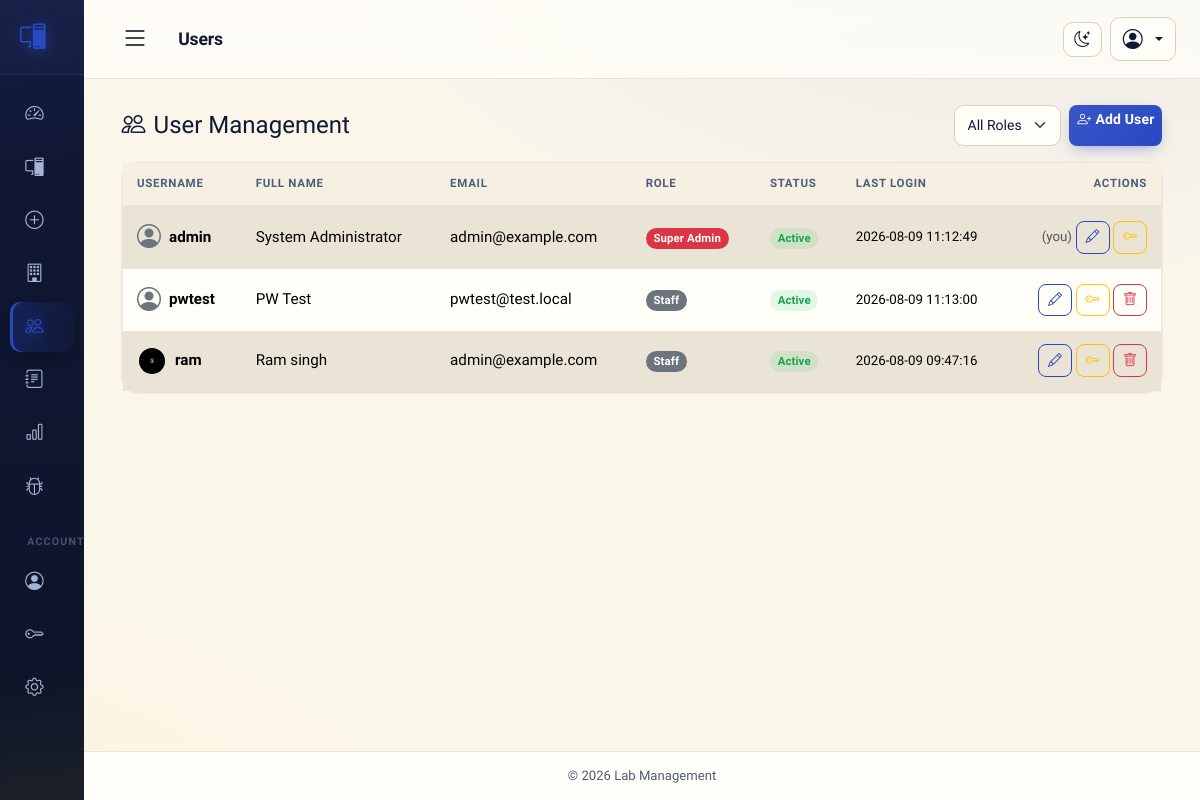
Screenshot of /users/index.php (signed in) with the database file from the repository.
### tables this page shows
CREATE TABLE `users` (
  `id` int(10) unsigned NOT NULL AUTO_INCREMENT,
  `username` varchar(50) NOT NULL,
  `full_name` varchar(100) NOT NULL,
  `email` varchar(100) DEFAULT NULL,
  `password_hash` varchar(255) NOT NULL,
  `role` enum('super_admin','admin','staff') NOT NULL DEFAULT 'staff',
  `status` enum('active','inactive') NOT NULL DEFAULT 'active',
  `profile_photo` varchar(255) DEFAULT NULL,
  `theme` enum('light','dark') NOT NULL DEFAULT 'light' COMMENT 'Interface theme (light or dark)',
  `last_login` datetime DEFAULT NULL,
  `created_at` timestamp NOT NULL DEFAULT current_timestamp(),
  `updated_at` timestamp NOT NULL DEFAULT current_timestamp() ON UPDATE current_timestamp(),
  PRIMARY KEY (`id`),
  UNIQUE KEY `uq_users_username` (`username`),
  KEY `idx_users_role` (`role`),
  KEY `idx_users_status` (`status`)
);

### includes/functions.php (called while the page is built, shortened)
<?php
function e($value)
{
    return htmlspecialchars((string)$value, ENT_QUOTES, 'UTF-8');
}
function app_base_path()
{
    static $base = null;
    if ($base === null) {
        if (defined('BASE_URL') && BASE_URL !== '') {
            $base = rtrim(BASE_URL, '/');
        } else {
            $dir = dirname($_SERVER['SCRIPT_NAME'] ?? '/index.php');
            $dir = str_replace('\\', '/', $dir);
            $knownModules = ['computers', 'users', 'labs', 'reports', 'settings', 'issues',
                             'config', 'includes', 'assets', 'uploads', 'database'];
            if (in_array(basename($dir), $knownModules, true)) {
                $dir = dirname($dir);
            }
            $base = ($dir === '/' || $dir === '.' || $dir === '') ? '' : rtrim($dir, '/');
        }
    }
    return $base;
}
function base_url($path = '')
{
    return app_base_path() . '/' . ltrim($path, '/');
}
function asset_url($path)
{
    return base_url('assets/' . ltrim($path, '/'));
}
function can_manage_role($role)
{
    $user = current_user();
    if ($user['role'] === 'super_admin') {
        return true;
    }
    return $role === 'staff';
}
function uploads_url($path)
{
    return base_url('uploads/' . ltrim($path, '/'));
}
function profile_photo_url($filename)
{
    if (!$filename) {
        return '';
    }
    return uploads_url('profiles/' . rawurlencode($filename));
}
function get_setting($key, $default = '')
{
    static $cache = null;
    if ($cache === null) {
        $cache = [];
        try {
            $stmt = db()->query("SELECT setting_key, setting_value FROM settings");
            while ($row = $stmt->fetch()) {
                $cache[$row['setting_key']] = $row['setting_value'];
            }
        } catch (Exception $ex) {
        }
    }
    return (isset($cache[$key]) && $cache[$key] !== '') ? $cache[$key] : $default;
}
function user_roles()
{
    return [
        'super_admin' => 'Super Admin',
        'admin'       => 'Admin',
        'staff'       => 'Staff',
    ];
}
function role_label($role)
{
    $roles = user_roles();
    return $roles[$role] ?? ucfirst($role);
}

### includes/db.php (called while the page is built, shortened)
<?php
function db()
{
    static $pdo = null;
    if ($pdo === null) {
        $dsn = 'mysql:host=' . DB_HOST . ';dbname=' . DB_NAME . ';charset=' . DB_CHARSET;
        $options = [
            PDO::ATTR_ERRMODE            => PDO::ERRMODE_EXCEPTION,
            PDO::ATTR_DEFAULT_FETCH_MODE => PDO::FETCH_ASSOC,
            PDO::ATTR_EMULATE_PREPARES   => false,
        ];
        try {
            $pdo = new PDO($dsn, DB_USER, DB_PASS, $options);
        } catch (PDOException $e) {
            error_log('Database connection failed: ' . $e->getMessage());
            http_response_code(500);
            exit('Database connection failed. Please check your config/config.php database credentials and try again.');
        }
    }
    return $pdo;
}

### includes/auth.php (called while the page is built, shortened)
<?php
require_once __DIR__ . '/db.php';
require_once __DIR__ . '/functions.php';
function current_user()
{
    return $_SESSION['user'] ?? null;
}
function has_role($roles)
{
    $user = current_user();
    $roles = (array)$roles;
    return in_array($user['role'], $roles, true);
}
function can($permission)
{
    static $map = null;
    if ($map === null) {
        $map = [
            'manage_users'     => ['super_admin', 'admin'],
            'delete_users'     => ['super_admin'],
            'reset_passwords'  => ['super_admin', 'admin'],
            'manage_labs'      => ['super_admin', 'admin'],
            'delete_labs'      => ['super_admin', 'admin'],
            'add_computer'     => ['super_admin', 'admin'],
            'edit_computer'    => ['super_admin', 'admin'],
            'update_status'    => ['super_admin', 'admin'],
            'delete_computer'  => ['super_admin', 'admin'],
            'view_computer'    => ['super_admin', 'admin', 'staff'],
            'view_reports'     => ['super_admin', 'admin'],
            'export_reports'   => ['super_admin', 'admin'],
            'report_issue'     => ['super_admin', 'admin', 'staff'],
            'view_issues'      => ['super_admin', 'admin', 'staff'],
            'manage_issues'    => ['super_admin', 'admin'],
            'view_logs'        => ['super_admin'],
            'manage_settings'  => ['super_admin'],
            'backup_restore'   => ['super_admin'],
        ];
    }
    $roles = $map[$permission] ?? [];
    return has_role($roles);
}

### users/index.php (the view, shortened to what this page needs)
<?php
$page_title = 'Users';
require_once __DIR__ . '/../includes/auth.php';
$sql = "SELECT * FROM users";
$params = [];
$sql .= " ORDER BY role ASC, username ASC";
$stmt = db()->prepare($sql);
$stmt->execute($params);
$users = $stmt->fetchAll();
$canDelete = can('delete_users');
require_once __DIR__ . '/../includes/header.php';
?>
<div class="d-flex justify-content-between align-items-center mb-3 flex-wrap gap-2">
    <h4 class="mb-0"><i class="bi bi-people me-2"></i>User Management</h4>
    <div class="d-flex gap-2">
        <form method="get" class="d-flex gap-2">
            <select name="role" class="form-select form-select-sm" onchange="this.form.submit()">
                <option value="">All Roles</option>
            </select>
        </form>
        <a href="<?php echo base_url('users/add.php'); ?>" class="btn btn-sm btn-primary"><i class="bi bi-person-plus me-1"></i>Add User</a>
    </div>
</div>
<div class="card">
    <div class="table-responsive">
        <table class="table table-hover table-striped align-middle mb-0">
            <thead>
                <tr>
                    <th>Username</th>
                    <th>Full Name</th>
                    <th>Email</th>
                    <th>Role</th>
                    <th>Status</th>
                    <th>Last Login</th>
                    <th class="text-end">Actions</th>
                </tr>
            </thead>
            <tbody>
                <?php foreach ($users as $user): ?>
                <tr>
                    <td>
                        <div class="d-flex align-items-center gap-2">
                            <?php $photoUrl = profile_photo_url($user['profile_photo'] ?? null); ?>
                            <?php if ($photoUrl): ?>
                                <img src="<?php echo e($photoUrl); ?>" alt="Profile photo" class="avatar-sm rounded-circle object-fit-cover flex-shrink-0">
                            <?php else: ?>
                                <i class="bi bi-person-circle fs-4 text-secondary flex-shrink-0"></i>
                            <?php endif; ?>
                            <span class="fw-semibold"><?php echo e($user['username']); ?></span>
                        </div>
                    </td>
                    <td><?php echo e($user['full_name']); ?></td>
                    <td><?php echo e($user['email'] ?: '—'); ?></td>
                    <td>
                        <span class="badge text-bg-<?php echo $user['role'] === 'super_admin' ? 'danger' : ($user['role'] === 'admin' ? 'primary' : 'secondary'); ?>">
                            <?php echo e(role_label($user['role'])); ?>
                        </span>
                    </td>
                    <td>
                        <span class="badge bg-<?php echo $user['status'] === 'active' ? 'success' : 'secondary'; ?>">
                            <?php echo e(ucfirst($user['status'])); ?>
                        </span>
                    </td>
                    <td class="small"><?php echo $user['last_login'] ? e($user['last_login']) : '<span class="text-muted">Never</span>'; ?></td>
                    <td class="text-end text-nowrap">
                        <?php if ($user['id'] === (int)current_user()['id']): ?>
                            <span class="text-muted small">(you)</span>
                        <?php endif; ?>
                        <?php if (can_manage_role($user['role'])): ?>
                            <a href="<?php echo base_url('users/edit.php?id=' . (int)$user['id']); ?>" class="btn btn-sm btn-outline-primary" title="Edit"><i class="bi bi-pencil"></i></a>
                            <a href="<?php echo base_url('users/reset_password.php?id=' . (int)$user['id']); ?>" class="btn btn-sm btn-outline-warning" title="Reset password"><i class="bi bi-key"></i></a>
                        <?php endif; ?>
                        <?php if ($canDelete && $user['id'] !== (int)current_user()['id']): ?>
                            <form method="post" action="<?php echo base_url('users/delete.php'); ?>" class="d-inline" data-confirm="Delete user <?php echo e($user['username']); ?>? This cannot be undone.">
                                <button class="btn btn-sm btn-outline-danger" type="submit" title="Delete"><i class="bi bi-trash"></i></button>
                            </form>
                        <?php endif; ?>
                    </td>
                </tr>
                <?php endforeach; ?>
            </tbody>
        </table>
    </div>
</div>
<?php require_once __DIR__ . '/../includes/footer.php'; ?>

### includes/header.php (shortened to what this page needs)
<?php
require_once __DIR__ . '/auth.php';
$current_user = current_user();
$site_name    = get_setting('site_name', 'Lab Management');
$logo_file    = get_setting('logo', '');
$current_script = basename($_SERVER['SCRIPT_NAME'] ?? '');
$current_dir    = basename(dirname($_SERVER['SCRIPT_NAME'] ?? ''));
function nav_active($dir, $script = '')
{
    global $current_dir, $current_script;
    if ($script === '' && $current_dir === $dir) {
        return 'active';
    }
    return '';
}
?>
<!DOCTYPE html>
<html lang="en">
<head>
    <link href="https://cdn.jsdelivr.net/npm/bootstrap@5.3.3/dist/css/bootstrap.min.css" rel="stylesheet">
    <link href="https://cdn.jsdelivr.net/npm/bootstrap-icons@1.11.3/font/bootstrap-icons.min.css" rel="stylesheet">
    <link href="<?php echo asset_url('css/style.css'); ?>?v=<?php echo APP_VERSION; ?>" rel="stylesheet">
</head>
<body class="app-body">
<div class="app-wrapper">
    <aside class="app-sidebar" id="appSidebar">
        <div class="sidebar-brand">
            <?php if ($logo_file && file_exists(__DIR__ . '/../uploads/logos/' . $logo_file)): ?>
                <img src="<?php echo uploads_url('logos/' . rawurlencode($logo_file)); ?>" alt="Logo" class="sidebar-logo">
            <?php else: ?>
                <i class="bi bi-pc-display"></i>
            <?php endif; ?>
        </div>
        <nav class="sidebar-nav">
            <a href="<?php echo base_url('dashboard.php'); ?>" class="nav-link <?php echo ($current_script === 'dashboard.php') ? 'active' : ''; ?>">
                <i class="bi bi-speedometer2"></i><span>Dashboard</span>
            </a>
            <?php if (!has_role('staff')): ?>
            <a href="<?php echo base_url('computers/index.php'); ?>" class="nav-link <?php echo nav_active('computers'); ?>">
                <i class="bi bi-pc-display"></i><span>Computers</span>
            </a>
            <?php endif; ?>
            <?php if (can('add_computer')): ?>
            <a href="<?php echo base_url('computers/add.php'); ?>" class="nav-link <?php echo ($current_script === 'add.php' && $current_dir === 'computers') ? 'active' : ''; ?>">
                <i class="bi bi-plus-circle"></i><span>Add Computer</span>
            </a>
            <?php endif; ?>
            <?php if (can('manage_labs')): ?>
            <a href="<?php echo base_url('labs/index.php'); ?>" class="nav-link <?php echo nav_active('labs'); ?>">
                <i class="bi bi-building"></i><span>Labs</span>
            </a>
            <?php endif; ?>
            <?php if (can('manage_users')): ?>
            <a href="<?php echo base_url('users/index.php'); ?>" class="nav-link <?php echo nav_active('users'); ?>">
                <i class="bi bi-people"></i><span>Users</span>
            </a>
            <?php endif; ?>
            <?php if (can('view_logs')): ?>
            <a href="<?php echo base_url('reports/activity.php'); ?>" class="nav-link <?php echo ($current_script === 'activity.php') ? 'active' : ''; ?>">
                <i class="bi bi-journal-text"></i><span>Activity Logs</span>
            </a>
            <?php endif; ?>
            <?php if (can('view_reports')): ?>
            <a href="<?php echo base_url('reports/index.php'); ?>" class="nav-link <?php echo nav_active('reports'); ?>">
                <i class="bi bi-bar-chart"></i><span>Reports</span>
            </a>
            <?php endif; ?>
            <?php if (can('view_issues')): ?>
            <a href="<?php echo base_url('issues/index.php'); ?>" class="nav-link <?php echo nav_active('issues'); ?>">
                <i class="bi bi-bug"></i><span>Issues</span>
            </a>
            <?php endif; ?>
            <a href="<?php echo base_url('settings/profile.php'); ?>" class="nav-link <?php echo ($current_script === 'profile.php') ? 'active' : ''; ?>">
                <i class="bi bi-person-circle"></i><span>My Profile</span>
            </a>
            <a href="<?php echo base_url('settings/change_password.php'); ?>" class="nav-link <?php echo ($current_script === 'change_password.php') ? 'active' : ''; ?>">
                <i class="bi bi-key"></i><span>Change Password</span>
            </a>
            <?php if (can('manage_settings')): ?>
            <a href="<?php echo base_url('settings/index.php'); ?>" class="nav-link <?php echo ($current_script === 'index.php' && $current_dir === 'settings') ? 'active' : ''; ?>">
                <i class="bi bi-gear"></i><span>Settings</span>
            </a>
            <?php endif; ?>
        </nav>
    </aside>
    <div class="app-main">
        <header class="app-topbar">
            <button class="btn btn-link text-dark sidebar-toggle" id="sidebarToggle" type="button" aria-label="Toggle navigation">
                <i class="bi bi-list fs-3"></i>
            </button>
            <h1 class="topbar-title"><?php echo e($page_title ?? 'Dashboard'); ?></h1>
            <div class="topbar-right">
                <button type="button" class="btn btn-light theme-toggle me-2" id="themeToggle"
                        data-bs-toggle="tooltip" data-bs-placement="bottom"
                        title="Toggle light / dark theme" aria-label="Toggle light / dark theme">
                    <i class="bi bi-moon-stars d-none"></i>
                </button>
                <div class="dropdown">
                <button class="btn btn-light dropdown-toggle d-flex align-items-center gap-2" type="button" data-bs-toggle="dropdown">
                    <?php $currentPhotoUrl = profile_photo_url($current_user['profile_photo'] ?? null); ?>
                    <?php if ($currentPhotoUrl): ?>
                        <img src="<?php echo e($currentPhotoUrl); ?>" alt="Profile photo" class="avatar-sm rounded-circle object-fit-cover">
                    <?php else: ?>
                        <i class="bi bi-person-circle fs-5"></i>
                    <?php endif; ?>
                </button>
                </div>
            </div>
        </header>
        <main class="app-content">
            <div class="container-fluid">

### includes/footer.php (shortened to what this page needs)
            </div>
        </main>
        <footer class="app-footer">
            &copy; <?php echo date('Y'); ?> <?php echo e(get_setting('site_name', 'Lab Management')); ?>
        </footer>
    </div>
</div>
</body>
</html>

### rows the page displays
users: username "admin", full_name "System Administrator", email "admin@example.com", role "Super Admin", status "Active", last_login "2026-08-09 11:12:49", shows "(you)"
users: username "pwtest", full_name "PW Test", email "pwtest@test.local", role "Staff", status "Active", last_login "2026-08-09 11:13:00"
users: profile_photo (picture), username "ram", full_name "Ram singh", email "admin@example.com", role "Staff", status "Active", last_login "2026-08-09 09:47:16"

### other values shown
$page_title "Users"
get_setting('site_name', 'Lab Management') "Lab Management"
